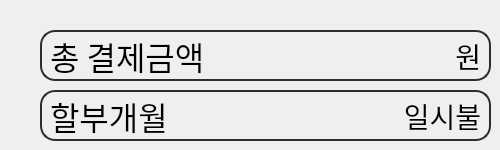
     <widget class="QWidget" name="page_20">
      <widget class="QLabel" name="label_monthly_4">
       <property name="geometry">
        <rect>
         <x>40</x>
         <y>90</y>
         <width>451</width>
         <height>51</height>
        </rect>
       </property>
       <property name="font">
        <font>
         <family>Nanum Gothic</family>
         <pointsize>24</pointsize>
        </font>
       </property>
       <property name="styleSheet">
        <string notr="true">border-radius:15px;
border: 2px solid rgb(45, 45, 45);
</string>
       </property>
       <property name="text">
        <string>할부개월</string>
       </property>
      </widget>
      <widget class="QLabel" name="label_price10_4">
       <property name="geometry">
        <rect>
         <x>450</x>
         <y>30</y>
         <width>31</width>
         <height>51</height>
        </rect>
       </property>
       <property name="font">
        <font>
         <family>Noto Sans CJK JP</family>
         <pointsize>21</pointsize>
        </font>
       </property>
       <property name="styleSheet">
        <string notr="true">background-color: rgb(252, 8, 8, 0);</string>
       </property>
       <property name="text">
        <string>원</string>
       </property>
       <property name="alignment">
        <set>Qt::AlignRight|Qt::AlignTrailing|Qt::AlignVCenter</set>
       </property>
      </widget>
      <widget class="QLabel" name="label_price9_4">
       <property name="geometry">
        <rect>
         <x>40</x>
         <y>30</y>
         <width>451</width>
         <height>51</height>
        </rect>
       </property>
       <property name="font">
        <font>
         <family>Nanum Gothic</family>
         <pointsize>24</pointsize>
        </font>
       </property>
       <property name="styleSheet">
        <string notr="true">border-radius:15px;
border: 2px solid rgb(45, 45, 45);
</string>
       </property>
       <property name="text">
        <string>총 결제금액</string>
       </property>
      </widget>
      <widget class="QLabel" name="label_credit_4">
       <property name="geometry">
        <rect>
         <x>170</x>
         <y>90</y>
         <width>311</width>
         <height>51</height>
        </rect>
       </property>
       <property name="font">
        <font>
         <family>Noto Sans CJK JP</family>
         <pointsize>21</pointsize>
        </font>
       </property>
       <property name="styleSheet">
        <string notr="true">background-color: rgb(252, 8, 8, 0);</string>
       </property>
       <property name="text">
        <string>일시불</string>
       </property>
       <property name="alignment">
        <set>Qt::AlignRight|Qt::AlignTrailing|Qt::AlignVCenter</set>
       </property>
      </widget>
      <widget class="QLabel" name="label_10">
       <property name="geometry">
        <rect>
         <x>270</x>
         <y>40</y>
         <width>181</width>
         <height>31</height>
        </rect>
       </property>
       <property name="font">
        <font>
         <pointsize>23</pointsize>
        </font>
       </property>
       <property name="styleSheet">
        <string notr="true">background-color: rgb(252, 8, 8, 0);</string>
       </property>
       <property name="text">
        <string/>
       </property>
       <property name="alignment">
        <set>Qt::AlignRight|Qt::AlignTrailing|Qt::AlignVCenter</set>
       </property>
      </widget>
      <zorder>label_monthly_4</zorder>
      <zorder>label_price9_4</zorder>
      <zorder>label_credit_4</zorder>
      <zorder>label_price10_4</zorder>
      <zorder>label_10</zorder>
     </widget>
